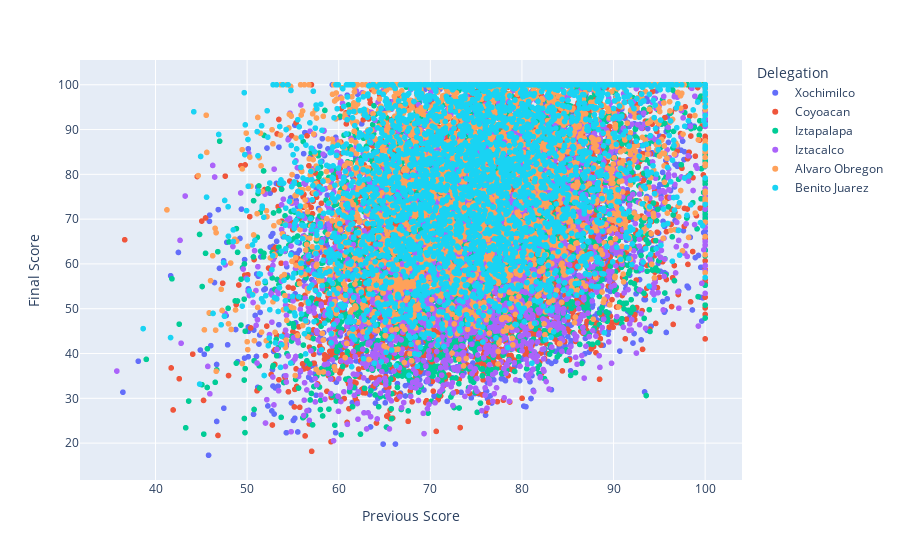

This figure's notebook cell:
### Code cell
px.scatter(df, x='Previous Score', y='Final Score', color='Delegation')

### Figure 1 — Plotly figure (JSON) as saved in the notebook; plotly's stock layout.template omitted (floating-point values rounded to 4 significant figures; data arrays with more than 128 entries replaced by an {"elided": "..."} marker saying what was removed)
{"data": [{"hovertemplate": "Delegation=Xochimilco<br>Previous Score=%{x}<br>Final Score=%{y}<extra></extra>", "legendgroup": "Xochimilco", "marker": {"color": "#636efa", "symbol": "circle"}, "mode": "markers", "name": "Xochimilco", "showlegend": true, "type": "scattergl", "x": {"elided": "3403 float values"}, "xaxis": "x", "y": {"elided": "3403 float values"}, "yaxis": "y"}, {"hovertemplate": "Delegation=Coyoacan<br>Previous Score=%{x}<br>Final Score=%{y}<extra></extra>", "legendgroup": "Coyoacan", "marker": {"color": "#EF553B", "symbol": "circle"}, "mode": "markers", "name": "Coyoacan", "showlegend": true, "type": "scattergl", "x": {"elided": "3399 float values"}, "xaxis": "x", "y": {"elided": "3399 float values"}, "yaxis": "y"}, {"hovertemplate": "Delegation=Iztapalapa<br>Previous Score=%{x}<br>Final Score=%{y}<extra></extra>", "legendgroup": "Iztapalapa", "marker": {"color": "#00cc96", "symbol": "circle"}, "mode": "markers", "name": "Iztapalapa", "showlegend": true, "type": "scattergl", "x": {"elided": "3282 float values"}, "xaxis": "x", "y": {"elided": "3282 float values"}, "yaxis": "y"}, {"hovertemplate": "Delegation=Iztacalco<br>Previous Score=%{x}<br>Final Score=%{y}<extra></extra>", "legendgroup": "Iztacalco", "marker": {"color": "#ab63fa", "symbol": "circle"}, "mode": "markers", "name": "Iztacalco", "showlegend": true, "type": "scattergl", "x": {"elided": "3209 float values"}, "xaxis": "x", "y": {"elided": "3209 float values"}, "yaxis": "y"}, {"hovertemplate": "Delegation=Alvaro Obregon<br>Previous Score=%{x}<br>Final Score=%{y}<extra></extra>", "legendgroup": "Alvaro Obregon", "marker": {"color": "#FFA15A", "symbol": "circle"}, "mode": "markers", "name": "Alvaro Obregon", "showlegend": true, "type": "scattergl", "x": {"elided": "3377 float values"}, "xaxis": "x", "y": {"elided": "3377 float values"}, "yaxis": "y"}, {"hovertemplate": "Delegation=Benito Juarez<br>Previous Score=%{x}<br>Final Score=%{y}<extra></extra>", "legendgroup": "Benito Juarez", "marker": {"color": "#19d3f3", "symbol": "circle"}, "mode": "markers", "name": "Benito Juarez", "showlegend": true, "type": "scattergl", "x": {"elided": "3330 float values"}, "xaxis": "x", "y": {"elided": "3330 float values"}, "yaxis": "y"}], "layout": {"legend": {"title": {"text": "Delegation"}, "tracegroupgap": 0}, "margin": {"t": 60}, "xaxis": {"anchor": "y", "domain": [0, 1], "title": {"text": "Previous Score"}}, "yaxis": {"anchor": "x", "domain": [0, 1], "title": {"text": "Final Score"}}}}
